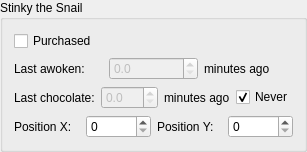
           <widget class="QGroupBox" name="groupBox_10">
            <property name="title">
             <string>Stinky the Snail</string>
            </property>
            <layout class="QVBoxLayout" name="verticalLayout_6">
             <item>
              <widget class="QCheckBox" name="zg_snail_purchased">
               <property name="text">
                <string>Purchased</string>
               </property>
              </widget>
             </item>
             <item>
              <layout class="QHBoxLayout" name="horizontalLayout_29">
               <item>
                <widget class="QLabel" name="label_22">
                 <property name="text">
                  <string>Last awoken:</string>
                 </property>
                </widget>
               </item>
               <item>
                <widget class="QDoubleSpinBox" name="zg_snail_lawoken">
                 <property name="enabled">
                  <bool>false</bool>
                 </property>
                 <property name="decimals">
                  <number>1</number>
                 </property>
                </widget>
               </item>
               <item>
                <widget class="QLabel" name="label_24">
                 <property name="text">
                  <string>minutes ago</string>
                 </property>
                </widget>
               </item>
              </layout>
             </item>
             <item>
              <layout class="QHBoxLayout" name="horizontalLayout_30">
               <item>
                <widget class="QLabel" name="label_26">
                 <property name="text">
                  <string>Last chocolate:</string>
                 </property>
                </widget>
               </item>
               <item>
                <widget class="QDoubleSpinBox" name="zg_snail_lchoco">
                 <property name="enabled">
                  <bool>false</bool>
                 </property>
                 <property name="decimals">
                  <number>1</number>
                 </property>
                </widget>
               </item>
               <item>
                <widget class="QLabel" name="label_28">
                 <property name="text">
                  <string>minutes ago</string>
                 </property>
                </widget>
               </item>
               <item>
                <widget class="QCheckBox" name="zg_snail_lchoco_never">
                 <property name="text">
                  <string>Never</string>
                 </property>
                 <property name="checked">
                  <bool>true</bool>
                 </property>
                </widget>
               </item>
              </layout>
             </item>
             <item>
              <layout class="QHBoxLayout" name="horizontalLayout_66">
               <item>
                <layout class="QHBoxLayout" name="horizontalLayout_67">
                 <item>
                  <widget class="QLabel" name="label_67">
                   <property name="text">
                    <string>Position X:</string>
                   </property>
                  </widget>
                 </item>
                 <item>
                  <widget class="QSpinBox" name="zg_snail_x"/>
                 </item>
                </layout>
               </item>
               <item>
                <layout class="QHBoxLayout" name="horizontalLayout_68">
                 <item>
                  <widget class="QLabel" name="label_68">
                   <property name="text">
                    <string>Position Y:</string>
                   </property>
                  </widget>
                 </item>
                 <item>
                  <widget class="QSpinBox" name="zg_snail_y"/>
                 </item>
                </layout>
               </item>
              </layout>
             </item>
            </layout>
           </widget>
